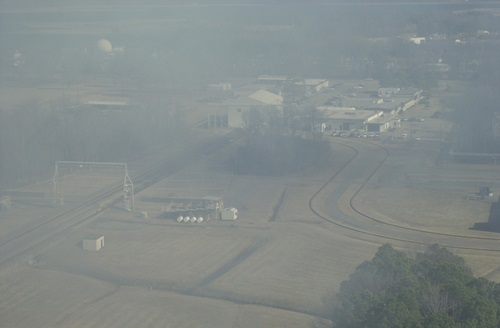
%> input picture 第 01 章 基于直方图优化的图像去雾技术/images/sweden_input.jpg, 500 x 328 px
$ octave --eval "result = RemoveFogByGlobalHisteq(imread('images/sweden_input.jpg'));"   (GNU Octave 9; MATLAB toolbox functions it lacks are replaced by stand-ins)
%> lines starting %> are read from the running program, lines starting %| are printed output that depends on the picture
function In = RemoveFogByGlobalHisteq(I, flag)

if nargin < 2
    flag = 1;
end
R = I(:,:,1);
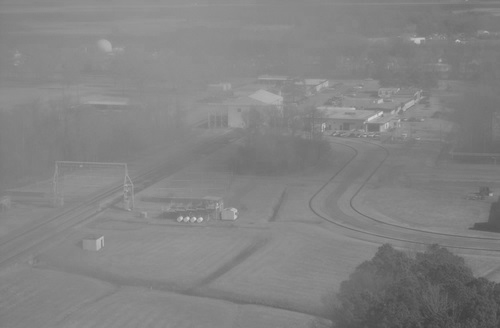
%> R: size 328x500 uint8; min 62, max 213, mean 130.8
G = I(:,:,2);
B = I(:,:,3);
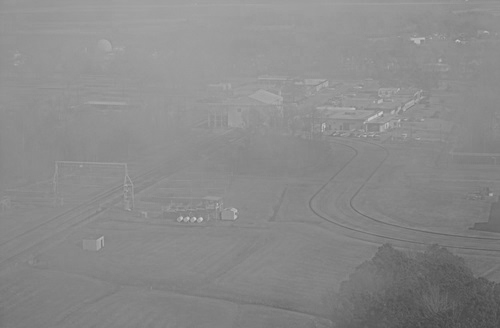
%> B: size 328x500 uint8; min 68, max 210, mean 138.1
M = histeq(R);
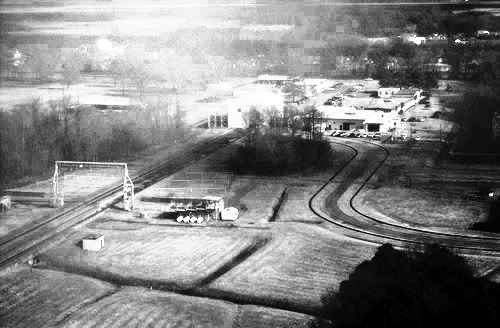
%> M: size 328x500 uint8; min 0, max 255, mean 129.2
N = histeq(G);
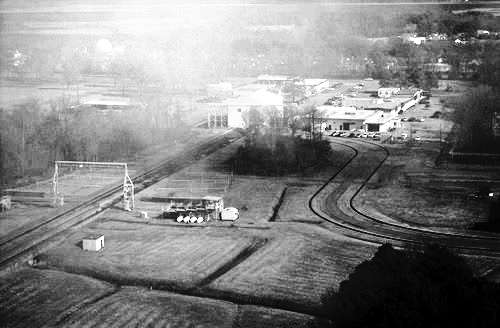
%> N: size 328x500 uint8; min 0, max 255, mean 128.9
L = histeq(B);
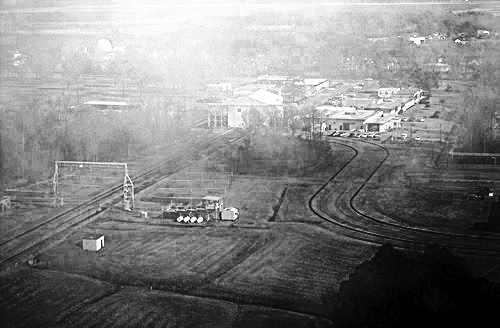
%> L: size 328x500 uint8; min 0, max 255, mean 128.4
In = cat(3, M, N, L);
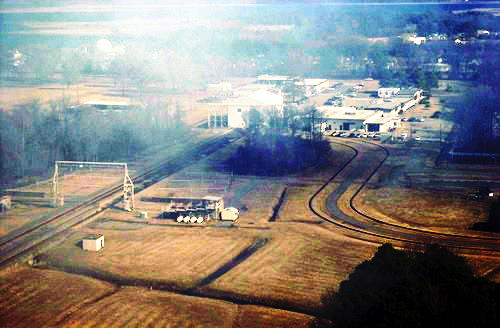
%> In: size 328x500x3 uint8; mean R, G, B 129.2, 128.9, 128.4
if flag
    figure;
    subplot(2, 2, 1); imshow(I); title('原图像', 'FontWeight', 'Bold');
    subplot(2, 2, 2); imshow(In); title('处理后的图像', 'FontWeight', 'Bold');
    Q = rgb2gray(I);
    W = rgb2gray(In);
%> `result = RemoveFogByGlobalHisteq(imread('images/sweden_input.jpg'));`:
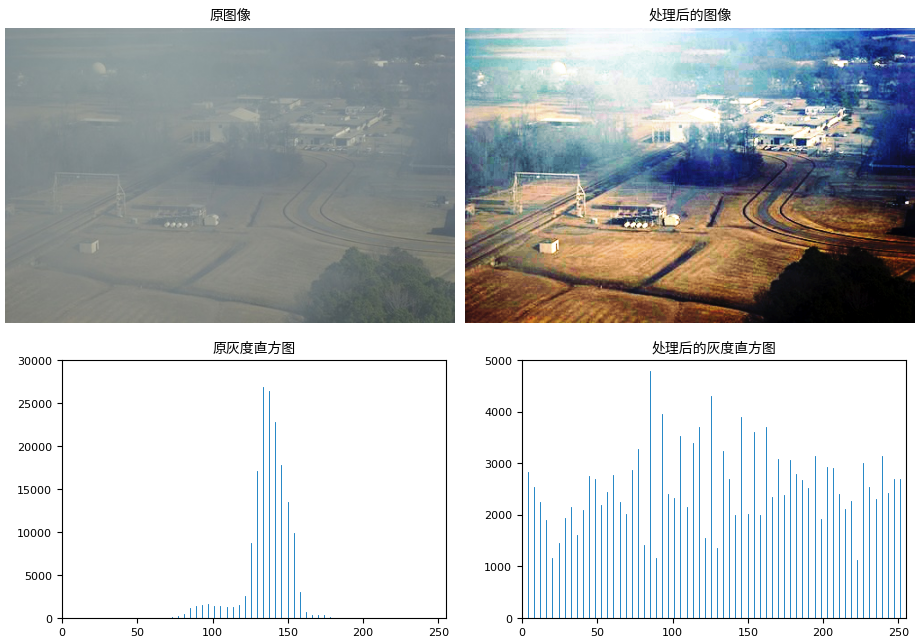
%> figure redrawn from the program's plot data, 4 panels
    subplot(2, 2, 3); imhist(Q, 64); title('原灰度直方图', 'FontWeight', 'Bold');
    subplot(2, 2, 4); imhist(W, 64); title('处理后的灰度直方图', 'FontWeight', 'Bold');
end
